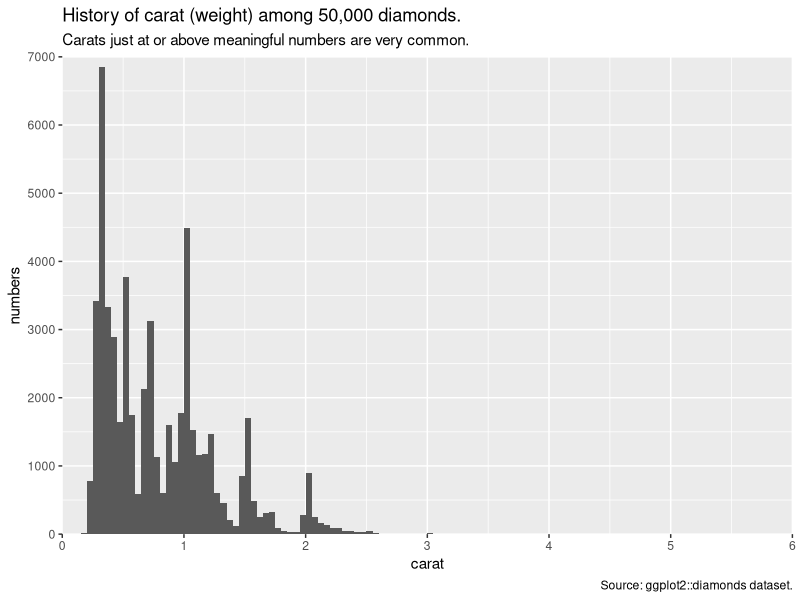

Source code (R):
library(tidyverse)

# Had an OK carrot cake from Publix

hist_p <- ggplot(diamonds, aes(x = carat)) +
  geom_histogram(binwidth = 0.05, boundary = 0) +
  scale_x_continuous(
    name = "carat",
    limits = c(0, 6),
    breaks = 0:6,
    expand = c(0, 0)
  ) +
  scale_y_continuous(
    name = "numbers",
    limits = c(0, 7000),
    breaks = seq(0, 7000, by = 1000),
    expand = c(0, 0)
  ) +
  labs(
    title = "History of carat (weight) among 50,000 diamonds.",
    subtitle = "Carats just at or above meaningful numbers are very common.",
    caption = "Source: ggplot2::diamonds dataset."
  )

ggsave(file = "diamonds.png", plot = hist_p)
